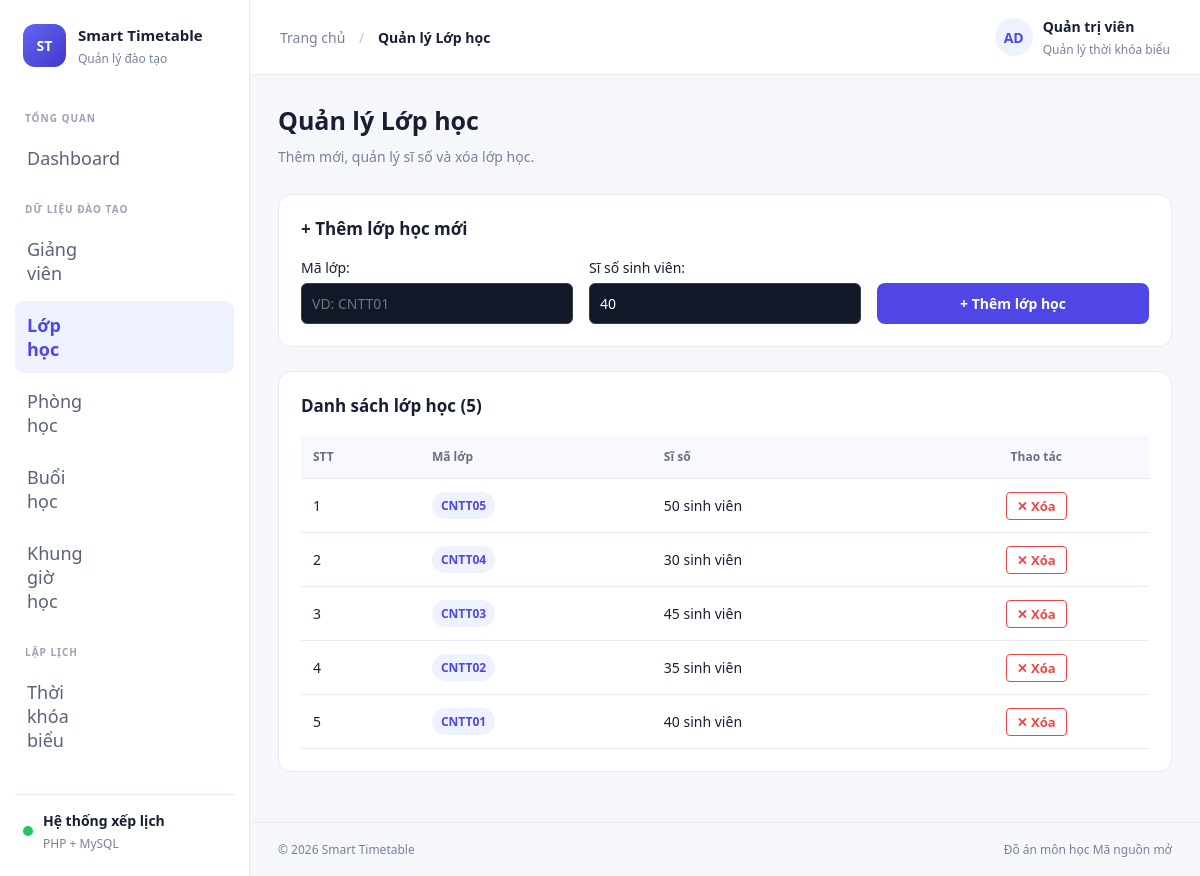
/classes.php, run on the app's committed database.
### tables this page shows
CREATE TABLE IF NOT EXISTS classes (
    id INT AUTO_INCREMENT PRIMARY KEY,
    code VARCHAR(30) NOT NULL UNIQUE,
    name VARCHAR(100) NOT NULL,
    student_count INT NOT NULL DEFAULT 30,
    department VARCHAR(100),
    created_at TIMESTAMP DEFAULT CURRENT_TIMESTAMP
);

### includes/bootstrap.php (called while the page is built, shortened)
<?php
function e(mixed $value): string
{
    return htmlspecialchars(
        (string)($value ?? ''),
        ENT_QUOTES,
        'UTF-8'
    );
}

### classes.php (the view, shortened to what this page needs)
<?php
require_once __DIR__ . '/includes/bootstrap.php';
$classes = $pdo->query("SELECT * FROM classes ORDER BY id DESC")->fetchAll();
require_once __DIR__ . '/includes/header.php';
?>
<div class="page-heading">
    <div>
        <h1>Quản lý Lớp học</h1>
        <p>Thêm mới, quản lý sĩ số và xóa lớp học.</p>
    </div>
</div>
<div class="panel" style="margin-bottom: 24px;">
    <div class="panel-heading">
        <div><h2>+ Thêm lớp học mới</h2></div>
    </div>
    <form method="POST" action="" style="display: grid; grid-template-columns: repeat(auto-fit, minmax(220px, 1fr)); gap: 16px; margin-top: 10px;">
        <div>
            <label style="display:block; margin-bottom: 6px; font-weight: 500; font-size: 14px;">Mã lớp:</label>
            <input type="text" name="code" required placeholder="VD: CNTT01" style="width:100%; padding: 10px; border-radius: 6px; background: #111827; color: #fff; border: 1px solid #374151;">
        </div>
        <div>
            <label style="display:block; margin-bottom: 6px; font-weight: 500; font-size: 14px;">Sĩ số sinh viên:</label>
            <input type="number" name="student_count" value="40" min="1" style="width:100%; padding: 10px; border-radius: 6px; background: #111827; color: #fff; border: 1px solid #374151;">
        </div>
        <div style="display: flex; align-items: flex-end;">
            <button type="submit" class="button" style="width: 100%; padding: 11px; cursor: pointer;">+ Thêm lớp học</button>
        </div>
    </form>
</div>
<div class="panel">
    <div class="panel-heading">
        <div><h2>Danh sách lớp học (<?= count($classes) ?>)</h2></div>
    </div>
    <div class="table-wrap">
        <table>
            <thead>
                <tr>
                    <th>STT</th>
                    <th>Mã lớp</th>
                    <th>Sĩ số</th>
                    <th style="text-align: center;">Thao tác</th>
                </tr>
            </thead>
            <tbody>
            <?php if (!$classes): ?>
                <tr><td colspan="4" class="empty-cell">Chưa có dữ liệu lớp học.</td></tr>
            <?php else: ?>
                <?php foreach ($classes as $index => $row): ?>
                    <tr>
                        <td><?= $index + 1 ?></td>
                        <td><span class="badge"><?= e($row['code'] ?? 'Lớp ' . $row['id']) ?></span></td>
                        <td><?= e($row['student_count'] ?? 40) ?> sinh viên</td>
                        <td style="text-align: center;">
                            <a href="<?= BASE_URL ?>/classes.php?action=delete&id=<?= $row['id'] ?>"
                               onclick="return confirm('Bạn có chắc muốn xóa lớp học này?');"
                               style="color: #ef4444; font-weight: 600; text-decoration: none; padding: 4px 10px; border: 1px solid #ef4444; border-radius: 4px; font-size: 13px;">
                                ✕ Xóa
                            </a>
                        </td>
                    </tr>
                <?php endforeach; ?>
            <?php endif; ?>
            </tbody>
        </table>
    </div>
</div>
<?php require_once __DIR__ . '/includes/footer.php'; ?>

### assets/style.css (style rules this page uses)
:root { --primary: #4f46e5; --primary-light: #eef2ff; --background: #f5f7fb; --surface: #ffffff; --text: #172033; --muted: #778198; --border: #e6eaf2; --green: #16a36a; --orange: #e99420; --red: #dc4242; }
* { box-sizing: border-box; }
body { margin: 0; background: var(--background); color: var(--text); font-family: "Segoe UI", Arial, sans-serif; font-size: 14px; }
a { text-decoration: none; color: inherit; }
.page-heading { display: flex; align-items: flex-start; justify-content: space-between; gap: 15px; margin-bottom: 25px; }
.page-heading h1 { margin: 0 0 8px; font-size: 25px; }
.page-heading p { margin: 0; color: var(--muted); line-height: 1.7; }
.stat-card, .panel { background: var(--surface); border: 1px solid var(--border); border-radius: 13px; }
.panel { padding: 22px; margin-bottom: 22px; min-width: 0; }
.panel-heading { display: flex; align-items: center; justify-content: space-between; gap: 12px; margin-bottom: 18px; }
.panel-heading h2 { margin: 0; font-size: 17px; }
label { display: block; margin-bottom: 7px; font-weight: 600; }
input, select, textarea { width: 100%; min-width: 0; padding: 11px 12px; border: 1px solid #dce1eb; border-radius: 8px; background: #fff; color: var(--text); font: inherit; outline: none; }
.button { display: inline-flex; justify-content: center; align-items: center; gap: 7px; border: none; border-radius: 8px; padding: 11px 16px; background: var(--primary); color: #fff; font: inherit; font-weight: 700; cursor: pointer; }
.table-wrap { width: 100%; overflow-x: auto; }
table { width: 100%; border-collapse: collapse; white-space: nowrap; }
th, td { padding: 13px 12px; border-bottom: 1px solid var(--border); text-align: left; }
th { background: #f8f9fc; color: #667085; font-size: 12px; font-weight: 700; }
.badge { display: inline-block; border-radius: 20px; padding: 5px 9px; background: #eef2ff; color: #4f46e5; font-size: 12px; font-weight: 700; }

### data on the page
classes: code "CNTT05", student_count "50"
classes: code "CNTT04", student_count "30"
classes: code "CNTT03", student_count "45"
classes: code "CNTT02", student_count "35"
classes: code "CNTT01", student_count "40"

### other printed values
$pageTitle "Quản lý Lớp học"
count($classes) "5"
